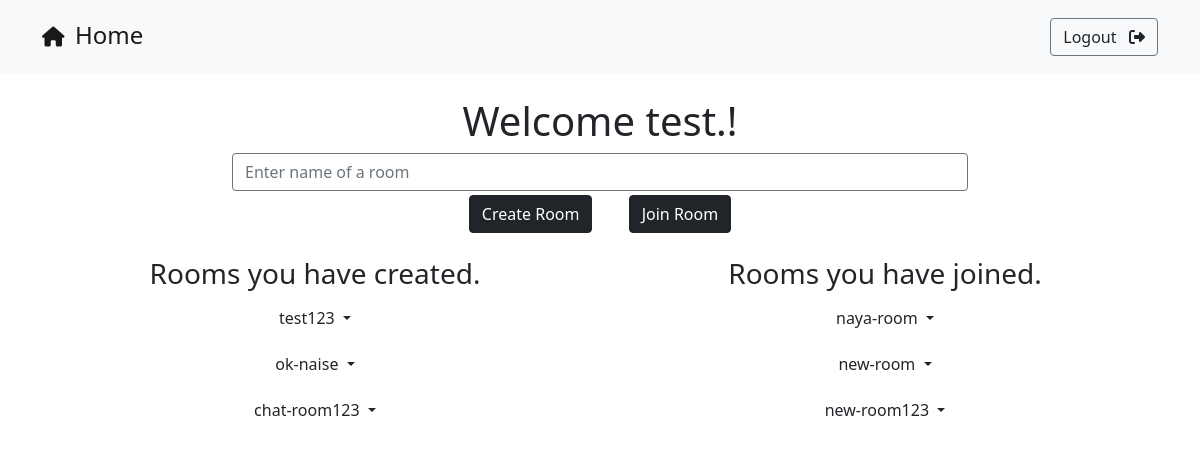
The page / (signed in) on the database as committed earlier.
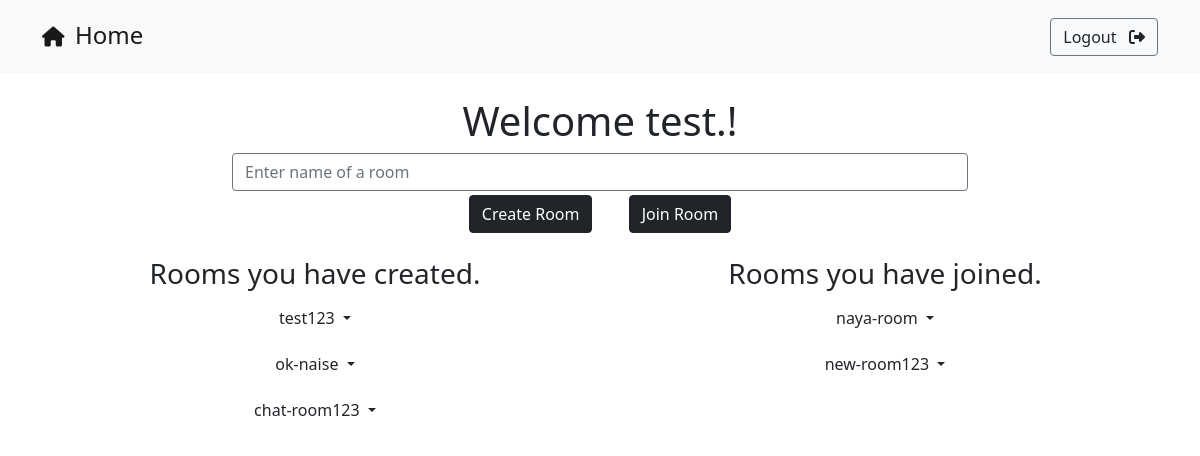
The same page on the database as committed later.
### main/models.py (models this page shows, shortened)
class Room(models.Model):
    room = models.CharField(max_length=50, unique=True)
    user_admin = models.ForeignKey(User,on_delete=models.CASCADE)
    approved_users = models.ManyToManyField(User, related_name='approved_users', blank=True)
    pending_requests = models.ManyToManyField(User, related_name='pending_requests', blank=True)
    is_private = models.BooleanField(default=False)
    is_public = models.BooleanField(default=True)
    def __str__(self):
        return self.room

### main/views.py (the view)
# urls.py: path('', views.index, name='homepage'),
@login_required(login_url='login')
def index(request):
    rooms_created = Room.objects.filter(user_admin = request.user)
    user = User.objects.get(username = request.user.username)
    all_rooms_joined = user.approved_users.all()
    rooms_joined = []
    for room in all_rooms_joined:
        if room not in rooms_created:
            rooms_joined.append(room)
    return render(request,
                template_name = 'index.html',
                context={'rooms_created': rooms_created,
                        'rooms_joined': rooms_joined})

### main/templates/index.html (shortened to what this page needs)
{% extends 'base.html' %}
{% block body %}
<div class="container mt-4">
    <h1 class="text-center">Welcome {{request.user}}.!</h1>
    <div class="row justify-content-center">
        <div class="col-8 text-center">
            <input id="room-name-input" type="text" class="form-control border border-secondary" placeholder="Enter name of a room">
        </div>
    </div>
    <div class="row">
        <div class="col-12 text-center">
            <button type="button" id="create-chat-room" class="btn btn-dark mt-1 mx-3" data-toggle="modal" data-target="#ModalCenter">
                Create Room
            </button>
            <button type="button" id="join-chat-room" class="btn btn-dark mt-1 mx-3" onclick="joinRoom()">
                Join Room
            </button>
        </div>
    </div>
    <div class="row mt-4">
        <div class="col-md-6 col-sm-12">
            <h3 class='text-center'> Rooms you have created.</h3>
            {% for room in rooms_created %}
            <div class='text-center'>
                <div class="dropdown my-2">
                    <button class="btn dropdown-toggle" type="" id="dropdownMenuButton" data-toggle="dropdown" aria-haspopup="true" aria-expanded="false">
                      {{room}}
                    </button>
                  </div>
            </div>
            {% endfor %}
        </div>
        <div class="col-md-6 col-sm-12">
            <h3 class='text-center'>Rooms you have joined.</h3>
            {% for room in rooms_joined %}
            <div class='text-center'>
                <div class="dropdown my-2">
                    <button class="btn dropdown-toggle" type="" id="dropdownMenuButton" data-toggle="dropdown" aria-haspopup="true" aria-expanded="false">
                      {{room}}
                    </button>
                  </div>
            </div>
            {% endfor %}
        </div>
    </div>
</div>
{% endblock body %}

### main/templates/base.html (shortened to what this page needs)
<!DOCTYPE html>
<html lang="en">
<head>
    {% load static %}
    <link href="https://cdn.jsdelivr.net/npm/bootstrap@5.0.0-beta3/dist/css/bootstrap.min.css" rel="stylesheet">
</head>
<body>
    {% if user.is_authenticated %}
    <nav class="navbar navbar-light bg-light justify-content-between py-3">
      <div class="container">
        <a class="navbar-brand font-weight-bold" href="{% url 'homepage' %}">
          <i class="fa fa-home"></i>&nbsp; <h4 class='d-inline'>Home</h3>
        </a>
        <div class="btn btn-outline-secondary my-2 my-sm-0">
          <a href="{% url 'logout' %}" class='link-dark text-decoration-none'>Logout &nbsp;
            <i class="fa fa-sign-out" aria-hidden="true"></i>
          </a>
        </div>
      </div>
    </nav>
    {% endif %}
    {% block body %}
    {% endblock body %}
    </body>
</html>

Rows that differ between the two databases and show on the page:
no longer on this page (row edited): Room: room "new-room", shown under "Rooms you have joined."
